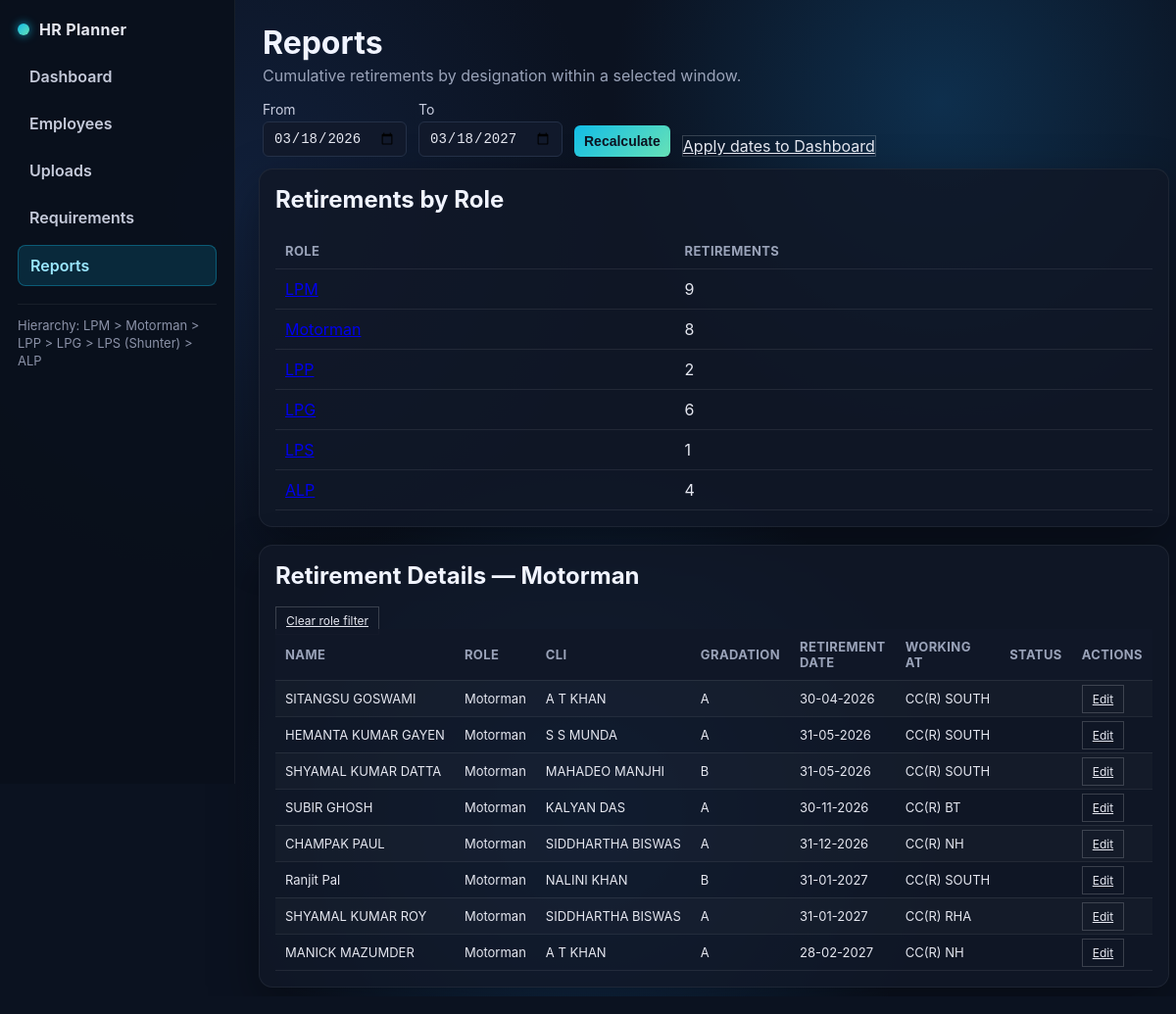
The app's page /reports?start_date=2026-03-18&end_date=2027-03-18&role=Motorman with its own data.
### src/models.py (models this page shows)
class Employee(SQLModel, table=True):
    id: int | None = Field(default=None, primary_key=True)
    name: str
    role: str
    hire_date: date
    retirement_date: date
    promotion_role: str | None = None
    promotion_ready_date: date | None = None
    seniority_rank: int | None = None
    category: str | None = None
    pf_no: str | None = None
    hrms: str | None = None
    dob: date | None = None
    doa: date | None = None
    do_report: date | None = None
    status: str | None = None
    working_at: str | None = None
    gradation: str | None = None
    cli: str | None = None
    pme_due: date | None = None
    technical_due: date | None = None
    transportation_due: date | None = None

### src/app.py (the view)
@app.get("/reports")
def reports_page(
    request: Request,
    start_date: Optional[str] = None,
    end_date: Optional[str] = None,
    role: Optional[str] = None,
    session: Session = Depends(get_session),
):
    start = date.fromisoformat(start_date) if start_date else date.today()
    end = date.fromisoformat(end_date) if end_date else (start + timedelta(days=365))
    horizon_months = max(1, int(((end - start).days + 29) // 30))
    employees = session.exec(select(Employee)).all()
    retirements: dict[str, int] = {}
    retiring_list = []
    for e in employees:
        if start <= e.retirement_date <= end:
            retirements[e.role] = retirements.get(e.role, 0) + 1
            retiring_list.append(e)
    retirements = {k: retirements.get(k, 0) for k in ROLE_ORDER if k in retirements} | {
        k: v for k, v in retirements.items() if k not in ROLE_ORDER
    }
    if role:
        retiring_list = [e for e in retiring_list if e.role == role]
    retiring_list = sorted(retiring_list, key=lambda e: (e.retirement_date, role_sort_key(e.role), e.name))
    return templates.TemplateResponse(
        "reports.html",
        {
            "request": request,
            "active_page": "reports",
            "start_date": start,
            "end_date": end,
            "retirements": retirements,
            "role_filter": role or "",
            "retiring_list": retiring_list,
            "dashboard_link": f"/?as_of={start.isoformat()}&horizon_months={horizon_months}",
        },
    )

### templates/reports.html (shortened to what this page needs)
<!DOCTYPE html>
<html lang="en">
<head>
  <link rel="stylesheet" href="/static/style.css" />
</head>
<body>
  <div class="layout">
    <aside class="sidebar">
      <div class="brand">
        <div class="dot"></div>
        <span>HR Planner</span>
      </div>
      <nav class="side-links">
        <a class="{{ 'active' if active_page == 'dashboard' else '' }}" href="/">Dashboard</a>
        <a class="{{ 'active' if active_page == 'employees' else '' }}" href="/employees">Employees</a>
        <a class="{{ 'active' if active_page == 'uploads' else '' }}" href="/uploads">Uploads</a>
        <a class="{{ 'active' if active_page == 'requirements' else '' }}" href="/requirements">Requirements</a>
        <a class="{{ 'active' if active_page == 'reports' else '' }}" href="/reports">Reports</a>
      </nav>
      <div class="hierarchy">Hierarchy: LPM &gt; Motorman &gt; LPP &gt; LPG &gt; LPS (Shunter) &gt; ALP</div>
    </aside>
    <main class="content">
      <header>
        <div>
          <h1>Reports</h1>
          <p>Cumulative retirements by designation within a selected window.</p>
        </div>
        <form class="inline" method="get" action="/reports">
          <label>From <input type="date" name="start_date" value="{{ start_date.isoformat() }}" /></label>
          <label>To <input type="date" name="end_date" value="{{ end_date.isoformat() }}" /></label>
          <button type="submit">Recalculate</button>
          <a class="ghost" href="{{ dashboard_link }}">Apply dates to Dashboard</a>
        </form>
      </header>
      <section class="card">
        <h2>Retirements by Role</h2>
        <table>
          <thead>
            <tr><th>Role</th><th>Retirements</th></tr>
          </thead>
          <tbody>
            {% for role, count in retirements.items() %}
            <tr>
              <td><a href="/reports?start_date={{ start_date.isoformat() }}&end_date={{ end_date.isoformat() }}&role={{ role }}">{{ role }}</a></td>
              <td>{{ count }}</td>
            </tr>
            {% endfor %}
          </tbody>
        </table>
      </section>
      <section class="card">
        <h2>Retirement Details{% if role_filter %} — {{ role_filter }}{% endif %}</h2>
        {% if role_filter %}
          <p><a class="ghost small" href="/reports?start_date={{ start_date.isoformat() }}&end_date={{ end_date.isoformat() }}">Clear role filter</a></p>
        {% endif %}
        <div class="table-wrap">
          <table class="employee-table">
            <thead>
              <tr>
                <th>Name</th>
                <th>Role</th>
                <th>CLI</th>
                <th>Gradation</th>
                <th>Retirement Date</th>
                <th>Working At</th>
                <th>Status</th>
                <th>Actions</th>
              </tr>
            </thead>
            <tbody>
              {% for e in retiring_list %}
              <tr>
                <td>{{ e.name }}</td>
                <td>{{ e.role }}</td>
                <td>{{ e.cli or '' }}</td>
                <td>{{ e.gradation or '' }}</td>
                <td>{{ e.retirement_date | dmy }}</td>
                <td>{{ e.working_at or '' }}</td>
                <td>{{ e.status or '' }}</td>
                <td><a class="ghost small" href="/employees/{{ e.id }}">Edit</a></td>
              </tr>
              {% endfor %}
            </tbody>
          </table>
        </div>
      </section>
    </main>
  </div>
</body>
</html>

### static/style.css (style rules this page uses)
:root { font-family: "Inter", "Segoe UI", system-ui, sans-serif; background: #0b1220; color: #e5e7f0; }
* { box-sizing: border-box; }
body { margin: 0; padding: 0; background: radial-gradient(circle at 20% 20%, #11203b 0, rgba(17,32,59,0) 30%), radial-gradient(circle at 80% 10%, #0e2f4d 0, rgba(14,47,77,0) 25%), radial-gradient(circle at 50% 80%, #133860 0, rgba(19,56,96,0) 35%), #0b1220; }
.layout { display: flex; min-height: 100vh; }
.sidebar { flex: 0 0 240px; width: 240px; background: rgba(10,16,28,0.95); border-right: 1px solid rgba(255,255,255,0.06); padding: 20px 18px; display: flex; flex-direction: column; gap: 18px; position: sticky; top: 0; height: 100vh; }
.brand { display: flex; align-items: center; gap: 10px; font-weight: 700; letter-spacing: 0.02em; color: #e5e7f0; }
.brand .dot { width: 12px; height: 12px; border-radius: 50%; background: linear-gradient(135deg, #12bde7, #66e1b6); box-shadow: 0 0 10px rgba(18,189,231,0.8); }
.side-links { display: flex; flex-direction: column; gap: 8px; }
.side-links a { color: #c5cada; text-decoration: none; padding: 10px 12px; border-radius: 8px; font-weight: 600; }
.side-links a.active { background: rgba(18,189,231,0.15); color: #9be7ff; border: 1px solid rgba(18,189,231,0.35); }
.hierarchy { color: #8b92a8; font-size: 13px; line-height: 1.4; border-top: 1px solid rgba(255,255,255,0.06); padding-top: 12px; }
.content { flex: 1; padding: 18px 24px 32px; }
header { display: flex; justify-content: space-between; align-items: center; gap: 16px; flex-wrap: wrap; padding: 6px 4px 12px; }
h1 { margin: 0 0 4px 0; color: #f1f4ff; }
p { margin: 0; color: #9aa3b9; }
form.inline { display: flex; gap: 12px; align-items: flex-end; flex-wrap: wrap; }
label { font-size: 14px; display: flex; flex-direction: column; gap: 4px; color: #c9cee0; }
input, select, button { padding: 8px 10px; border: 1px solid #243047; background: #11192b; color: #e5e7f0; border-radius: 6px; font-size: 14px; }
button { background: linear-gradient(135deg, #12bde7, #66e1b6); color: #0b1220; border: none; cursor: pointer; font-weight: 600; }
.ghost { background: transparent; border: 1px solid rgba(255,255,255,0.18); color: #e5e7f0; }
.card { background: rgba(17, 24, 39, 0.85); border: 1px solid rgba(255,255,255,0.06); border-radius: 14px; padding: 16px; box-shadow: 0 20px 50px rgba(0,0,0,0.35); }
.card + .card { margin-top: 18px; }
h2 { margin-top: 0; color: #f1f4ff; }
.table-wrap { overflow-x: auto; }
table { width: 100%; border-collapse: collapse; color: #e5e7f0; }
th, td { padding: 10px 10px; border-bottom: 1px solid rgba(255,255,255,0.08); text-align: left; }
th { font-size: 13px; text-transform: uppercase; letter-spacing: 0.03em; color: #9aa3b9; }
.employee-table tbody tr:nth-child(odd) td { background: rgba(255,255,255,0.02); }
.employee-table td { font-size: 13px; white-space: nowrap; }
.employee-table th { position: sticky; top: 0; background: rgba(17,24,39,0.95); }
.ghost.small, .danger.small { padding: 6px 10px; font-size: 12px; }
.sidebar { transition: width 0.25s ease, padding 0.25s ease, opacity 0.25s ease, flex-basis 0.25s ease; }

### records on screen
Employee: name "SITANGSU GOSWAMI", role "Motorman", cli "A T KHAN", gradation "A", retirement_date|dmy "30-04-2026", working_at "CC(R) SOUTH"
Employee: name "HEMANTA KUMAR GAYEN", role "Motorman", cli "S S MUNDA", gradation "A", retirement_date|dmy "31-05-2026", working_at "CC(R) SOUTH"
Employee: name "SHYAMAL KUMAR DATTA", role "Motorman", cli "MAHADEO MANJHI", gradation "B", retirement_date|dmy "31-05-2026", working_at "CC(R) SOUTH"
Employee: name "SUBIR GHOSH", role "Motorman", cli "KALYAN DAS", gradation "A", retirement_date|dmy "30-11-2026", working_at "CC(R) BT"
Employee: name "CHAMPAK PAUL", role "Motorman", cli "SIDDHARTHA BISWAS", gradation "A", retirement_date|dmy "31-12-2026", working_at "CC(R) NH"
Employee: name "Ranjit Pal", role "Motorman", cli "NALINI KHAN", gradation "B", retirement_date|dmy "31-01-2027", working_at "CC(R) SOUTH"
Employee: name "SHYAMAL KUMAR ROY", role "Motorman", cli "SIDDHARTHA BISWAS", gradation "A", retirement_date|dmy "31-01-2027", working_at "CC(R) RHA"
Employee: name "MANICK MAZUMDER", role "Motorman", cli "A T KHAN", gradation "A", retirement_date|dmy "28-02-2027", working_at "CC(R) NH"

### other values on screen
{{ count }} "9" "8" "2" "6" "1" "4"
{{ role_filter }} "Motorman"
